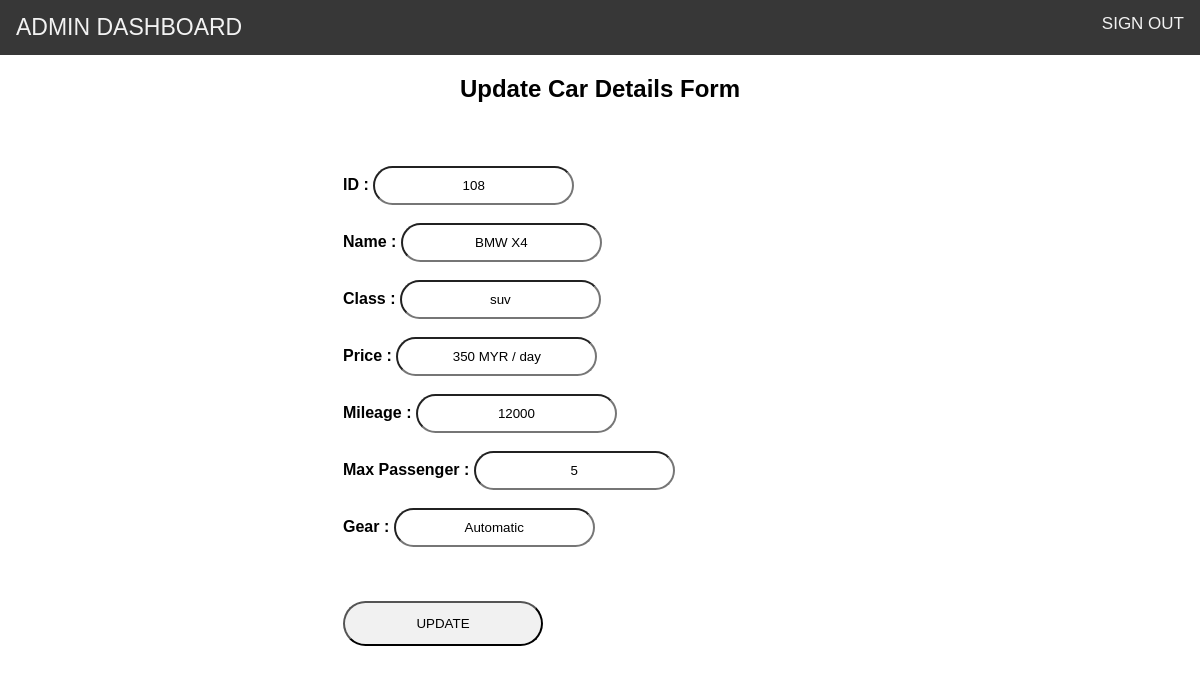
The page /update.php?car_id=108 on the database its author committed.
### tables this page shows
CREATE TABLE `mobil` (
  `car_id` int(10) NOT NULL,
  `car_name` varchar(100) NOT NULL,
  `car_price` varchar(50) NOT NULL,
  `car_type` varchar(30) NOT NULL,
  `car_mileage` varchar(20) NOT NULL,
  `car_passenger` varchar(3) NOT NULL,
  `car_image` varchar(300) NOT NULL,
  `car_gear` varchar(20) NOT NULL
);

### update.php (the view, shortened to what this page needs)
<!DOCTYPE html>
<html>
<head>
</head>
<body>
<div class="topnavAdmin">
        <a href="logoutAdmin.php">SIGN OUT</a>
        <span>ADMIN DASHBOARD</span>
    </div>
    <h2>Update Car Details Form</h2>
    <?php
    include 'conn.php';
    echo '<table><tr><td>';
    $car_id = $_GET['car_id'];
    $result = mysqli_query($conn, "SELECT * FROM mobil WHERE car_id = $car_id");
    $row = mysqli_fetch_assoc($result);
    ?>
    <form action="updateProcess.php?car_id=<?= $row['car_id']; ?>" method="post" enctype="multipart/form-data">
        <b>ID : </b>
        <input type="text" name="car_id" value="<?= $row['car_id']; ?>" readonly="readonly"><br><br>
        <b>Name : </b>
        <input type="text" name="car_name" value="<?= $row['car_name']; ?>"><br><br>
        <b>Class : </b>
        <input type="text" name="car_type" value="<?= $row['car_type']; ?>"><br><br>
        <b>Price : </b>
        <input type="text" name="car_price" value="<?= $row['car_price']; ?>"><br><br>
        <b>Mileage : </b>
        <input type="text" name="car_mileage" value="<?= $row['car_mileage']; ?>"><br><br>
        <b>Max Passenger : </b>
        <input type="text" name="car_passenger" value="<?= $row['car_passenger']; ?>"><br><br>
        <b>Gear : </b>
        <input type="text" name="car_gear" value="<?= $row['car_gear']; ?>"><br><br>
        <br><br>
        <input type="submit" name="submit" value="UPDATE">
    </form>
    </td></tr></table>
</body>
</html>

### update.php (style rules this page uses)
body { margin: 0; font-family: Arial, sans-serif; background-color: #FFF; color: black; }
.topnavAdmin { overflow: hidden; background-color: #373737; }
.topnavAdmin a { float: right; color: #f2f2f2; text-align: center; padding: 14px 16px; font-size: 17px; text-decoration: none; }
.topnavAdmin span { float: left; color: #f2f2f2; font-size: 23px; padding: 14px 16px; }
table { margin-left: 25%; }
form { width: 90%; margin: 40px; }
form input[type=text], form input[type=file], form input[type=select] { border-radius: 20px; padding: 10px; text-align: center; }
form input[type=submit] { text-align: center; background-color: #f1f1f1; padding: 13px; width: 200px; cursor: pointer; border-radius: 50px; }
input:read-only { background-color: #fff; }
h2 { text-align: center; }

### rows shown on the page
mobil: car_id "108", car_name "BMW X4", car_type "suv", car_price "350 MYR / day", car_mileage "12000", car_passenger "5", car_gear "Automatic"
